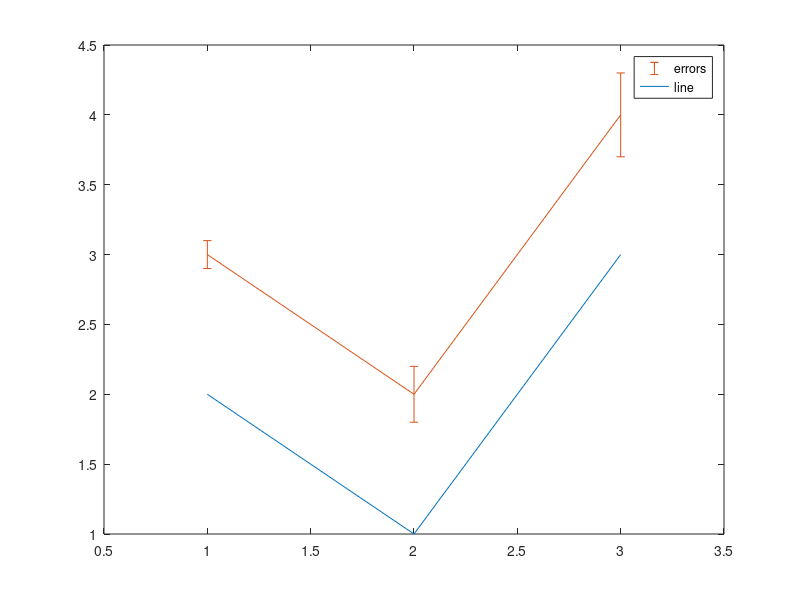
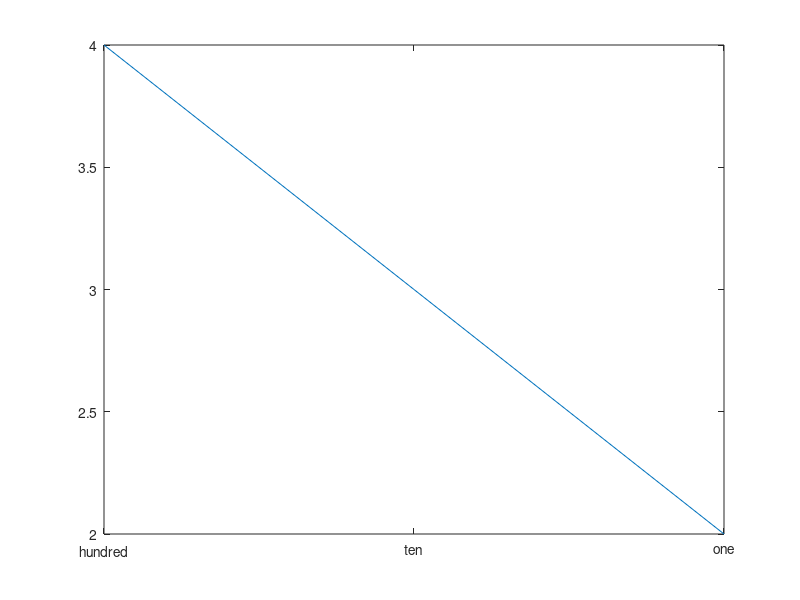
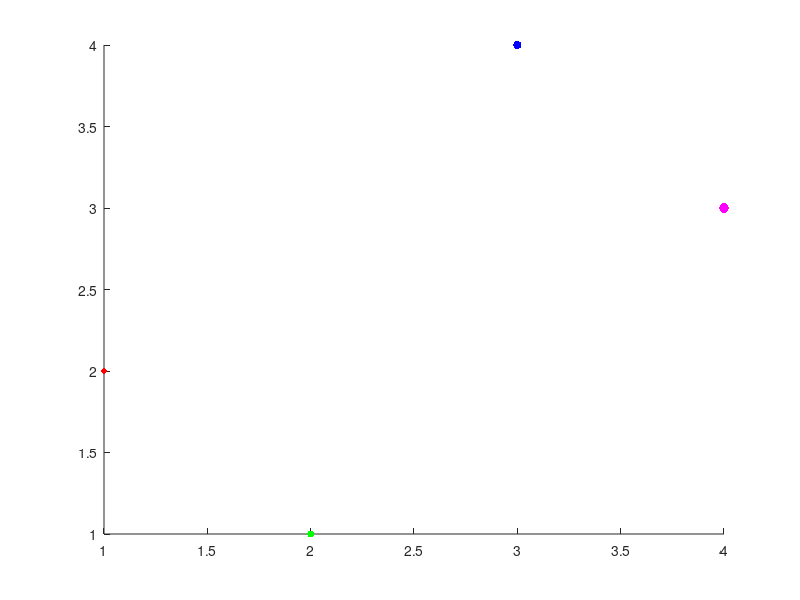
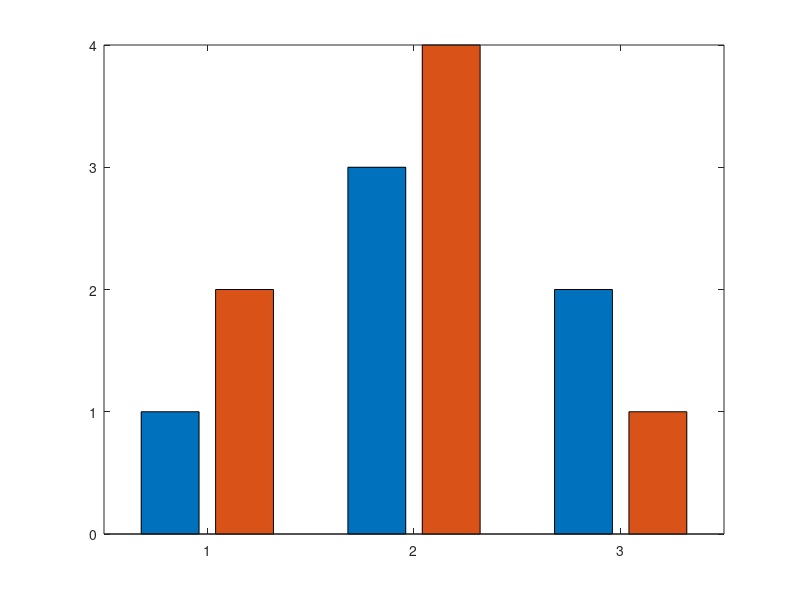

Write the MATLAB code that produced these figures, in order. (Note: this script raises an error after producing the figures.)
function summary=runM72RuntimeCompatibilityTests(outputDirectory,compile)
%RUNM72RUNTIMECOMPATIBILITYTESTS Synthetic native/portable evidence, separately.
    root=fileparts(fileparts(mfilename('fullpath')));addpath(fullfile(root,'src'));
    if nargin<1,outputDirectory=fullfile(root,'.audit','m72-runtime');end
    if nargin<2,compile=false;end
    if exist(outputDirectory,'dir')~=7,mkdir(outputDirectory);end
    native=~exist('OCTAVE_VERSION','builtin');rows=cell(15,4);failures=0;
    for k=1:15
        layer='native-reader';detail='';
        try
            [f,ir,layer]=fixture(k);guard=onCleanup(@()close(f));
            m2t2.ir.validate(ir);canonical=m2t2.ir.toJson(ir);
            assert(strcmp(canonical,m2t2.ir.toJson(m2t2.ir.fromJson(canonical))));
            if strcmp(layer,'native-reader')
                assert(strcmp(canonical,m2t2.ir.toJson(m2t2.reader.readFigure(f))));
            end
            name=sprintf('R%02d',k);assets=[name '-assets'];
            plan=m2t2.render.makePgfplotsPlan(ir,true,m2t2.render.defaultConfig(),'hybrid',assets);
            replay=m2t2.render.makePgfplotsPlan(m2t2.ir.fromJson(canonical),true,m2t2.render.defaultConfig(),'hybrid',assets);
            assert(strcmp(plan.tex,replay.tex));
            m2t.internal.writeTextFile(fullfile(outputDirectory,[name '.json']),canonical);
            m2t.internal.writeTextFile(fullfile(outputDirectory,[name '.tex']),plan.tex);
            if compile
                folder=fullfile(outputDirectory,assets);if exist(folder,'dir')~=7,mkdir(folder);end
                for j=1:numel(plan.assets),m2t2.render.writePngAsset(plan.assets(j),fullfile(folder,plan.assets(j).filename));end
                pdf=fullfile(outputDirectory,[name '.pdf']);
                result=m2t.internal.compileLuaLatex(fullfile(outputDirectory,[name '.tex']),pdf,'lualatex');
                assert(result.success,['Compiler failed for ' name]);pdfResult=m2t.internal.validatePdf(pdf);assert(pdfResult.success);
                if k==14
                    result=m2t.export(f,fullfile(outputDirectory,'profile'),'Profile','publication','Overwrite',true);
                    assert(result.success&&result.profile.widthMillimeters==85);
                elseif k==15
                    entries=struct('figure',{f,f},'name',{'first','second'});
                    result=m2t.exportSet(entries,fullfile(outputDirectory,'set'),'Overwrite',true);
                    assert(result.success&&result.summary.succeeded==2);
                end
            end
            state='PASS';clear guard;
        catch err
            state='FAIL';failures=failures+1;detail=regexprep([err.identifier ' ' err.message],'[\r\n\t]+',' ');
        end
        rows(k,:)={sprintf('R%02d',k),state,layer,detail};
    end
    propertyAndTextTests(native);
    report=sprintf('case\tstatus\tevidence\tdetail\n');
    for k=1:15,report=[report sprintf('%s\t%s\t%s\t%s\n',rows{k,:})];end %#ok<AGROW>
    m2t.internal.writeTextFile(fullfile(outputDirectory,'runtime-results.tsv'),report);fprintf('%s',report);
    summary=struct('tests',15,'failures',failures,'compile',compile);
    assert(failures==0,'M7.2 runtime matrix failed.');fprintf('M72_RUNTIME_PASS: 15/15 compile=%d nativeMatlab=%d\n',compile,native);
    function [f,ir,layer]=fixture(k)
        f=figure('Visible','off','Color','w');a=axes('Parent',f,'Color','w');layer='native-reader';
        if ~native&&any(k==[5 6 7])
            layer='portable-only (native supported constructor unavailable)';
            if k==5
                s=m2t2.ir.makeBoxplotSeries();s.positions=1;s.lowerWhisker=0;s.q1=1;s.median=2;s.q3=3;s.upperWhisker=4;
                ax=m2t2.ir.makeAxes();ax.xlim=[0 2];ax.ylim=[0 4];ax.series={s};ir=m2t2.ir.makeFigure({ax});
            else
                names={'tiled-layout','dual-y'};
                ir=m2t2.ir.fromJson(fileread(fullfile(root,'test','fixtures','ir','compatibility',[names{k-5} '.json'])));
            end
            return;
        end
        switch k
            case 1
                h=plot(a,single([1 2 3]),single([2 1 3]));hold(a,'on');e=errorbar(a,1:3,[3 2 4],[.1 .2 .3]);
                legend(a,[e h],{'errors','line'});
            case 2
                plot(a,[1 10 100],[2 3 4]);set(a,'XScale','log','XDir','reverse','XTick',[1 10 100],'XTickLabel',{'one','ten','hundred'});
            case 3
                scatter(a,1:4,[2 1 4 3],[16 25 36 49],[1 0 0;0 1 0;0 0 1;1 0 1],'filled');
            case 4,bar(a,[1 2;3 4;2 1],'grouped');
            case 5,boxplot(a,[(1:20)';80],'PlotStyle','traditional','BoxStyle','filled','MedianStyle','line','Symbol','xk');
            case 6
                delete(a);t=tiledlayout(f,1,2);a=nexttile(t);plot(a,1:3);set(a,'Color','w');
                a=nexttile(t);plot(a,[3 1 2]);title(t,'Shared title');xlabel(t,'Shared X');
            case 7
                yyaxis(a,'left');plot(a,1:3,[1 2 3]);yyaxis(a,'right');plot(a,1:3,[10 20 30]);
            case 8,imagesc(a,uint16([0 2;3 1]));colorbar(a);
            case 9
                rgb=cat(3,uint8([255 0;0 255]),uint8([0 255;255 0]),zeros(2,'uint8'));
                alpha=[1 .5;.25 0];if native,alpha=single(alpha);end
                image('Parent',a,'CData',rgb,'AlphaData',alpha,'AlphaDataMapping','none');
            case 10
                plot(a,1:3);text(2,2,'note','Parent',a,'Color','k');xlabel(a,{'two','parts'});
                if native,annotation(f,'arrow',[.2 .4],[.3 .5],'Color','k');end
            case 11
                [x,y]=meshgrid(-1:1);surf(a,x,y,x.*y,'FaceColor','interp','EdgeColor','none');hold(a,'on');plot3(a,[-1 1],[0 0],[.5 .5]);
                if isprop(a,'SortMethod'),set(a,'SortMethod','childorder');end;view(a,30,25);
            case 12
                scatter3(a,[-.8 0 .8],[.4 -.4 .6],[-.5 .5 0],144,[.2 .4 .8],'filled');view(a,30,25);
            case 13
                delete(a);a=subplot(1,2,1,'Parent',f);plot(a,1:3);set(a,'Color','w');a=subplot(1,2,2,'Parent',f);bar(a,[1 2 3]);
            otherwise,plot(a,1:3,[2 1 3]);
        end
        set(a,'Color','w');drawnow;
        ir=m2t2.reader.readFigure(f);
        switch k
            case 1
                assert(isequal(ir.axes{1}.series{1}.y,[2 1 3]));
                assert(strcmp(ir.axes{1}.legend.entries{1}.seriesId,ir.axes{1}.series{2}.id));
            case 2,assert(strcmp(ir.axes{1}.xscale,'log')&&strcmp(ir.axes{1}.xdirection,'reverse'));
            case 3,assert(isequal(ir.axes{1}.series{1}.markerSize,[4 5 6 7])&&size(ir.axes{1}.series{1}.colorData,1)==4);
            case 4,assert(numel(ir.axes{1}.series)==2);
            case 5,assert(isequal(ir.axes{1}.series{1}.outlierValues,80));
            case {6 13},assert(numel(ir.axes)==2);
            case 7,assert(strcmp(ir.axes{1}.series{2}.yAxis,'right'));
            case 8,assert(isequal(ir.axes{1}.series{1}.cdata,[0 2;3 1])&&numel(ir.elements)==1);
            case 9,assert(isequal(ir.axes{1}.series{1}.alphaData,[1 .5;.25 0]));
            case 10,assert(~isempty(ir.annotations));
            case 11,assert(numel(ir.axes{1}.series)==2);
            case 12,assert(isequal(ir.axes{1}.series{1}.z,[-.5 .5 0]));
        end
    end
end
function propertyAndTextTests(native)
    f=figure('Visible','off','Color','w');c=onCleanup(@()close(f));a=axes('Parent',f);h=plot(a,1:3);set(a,'Color','w');
    assert(isequal(m2t2.reader.optionalProperty(h,'XData',99),[1 2 3]));
    assert(m2t2.reader.optionalProperty(h,'AbsentSyntheticProperty',99)==99);
    assert(isempty(m2t2.reader.optionalProperty(h,'ZData',99)));
    l=legend(a,h,'line');set(l,'Orientation','horizontal');
    horizontal=m2t2.reader.readFigure(f);
    assert(strcmp(horizontal.axes{1}.legend.layout.orientation,'horizontal'));
    set(l,'Orientation','vertical');
    if isprop(l,'NumColumns')
        set(l,'NumColumns',2);
        try,m2t2.reader.readFigure(f);error('M2T:ExpectedFailure','multicolumn legend accepted');
        catch err,assert(strcmp(err.identifier,'M2T2:E007:UnsupportedProperty'));end
    end
    delete(l);
    g=hggroup('Parent',a);
    try,m2t2.reader.readScatter(g,'synthetic.required');error('M2T:ExpectedFailure','missing data accepted');
    catch err,assert(strcmp(err.identifier,'M2T2:E040:MalformedScatterData'));end
    delete(h);
    try,m2t2.reader.optionalProperty(h,'XData',99);error('M2T:ExpectedFailure','invalid handle accepted');
    catch err,assert(strcmp(err.identifier,'M2T2:E002:InvalidArgument'));end
    assert(strcmp(m2t2.util.textValue({'alpha','beta'}),'alpha beta'));
    if native
        delete(a);a=axes('Parent',f);b=bar(a,[1 2 3]);set(a,'Color','w');set(b,'FaceAlpha',.5);
        try,m2t2.reader.readFigure(f);error('M2T:ExpectedFailure','bar alpha accepted');
        catch err,assert(strcmp(err.identifier,'M2T2:E021:UnsupportedBarColorMode'));end
        assert(strcmp(m2t2.util.textValue(string('alpha')),'alpha'));
        for value={string(missing),["alpha" "beta"]}
            try,m2t2.util.textValue(value{1});error('M2T:ExpectedFailure','invalid text accepted');
            catch err,assert(strcmp(err.identifier,'M2T2:E004:NormalizationFailed'));end
        end
    end
    clear c;
end
